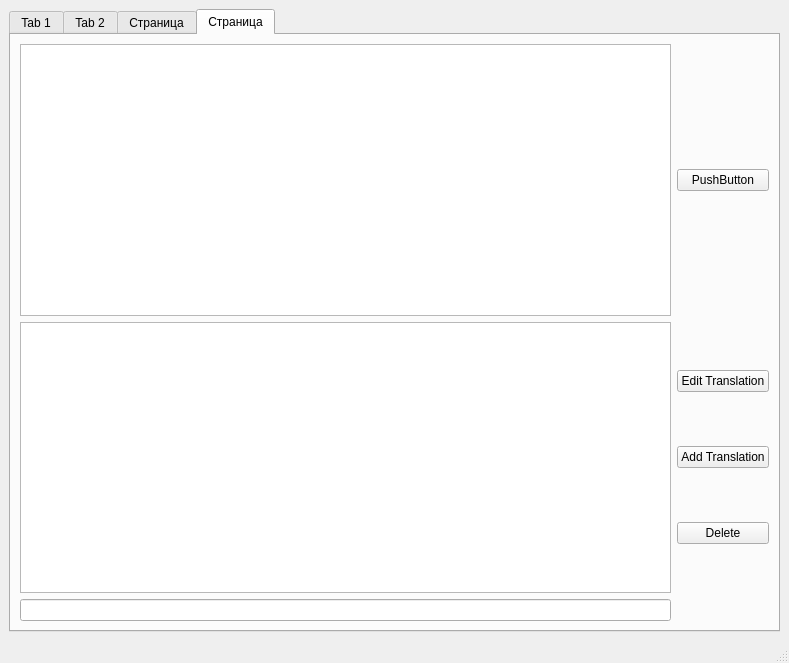
<?xml version="1.0" encoding="UTF-8"?>
<ui version="4.0">
 <class>MainWindow</class>
 <widget class="QMainWindow" name="MainWindow">
  <property name="geometry">
   <rect>
    <x>0</x>
    <y>0</y>
    <width>789</width>
    <height>663</height>
   </rect>
  </property>
  <property name="windowTitle">
   <string>MainWindow</string>
  </property>
  <widget class="QWidget" name="centralwidget">
   <layout class="QHBoxLayout" name="horizontalLayout_3">
    <item>
     <widget class="QTabWidget" name="tabWidget">
      <property name="minimumSize">
       <size>
        <width>100</width>
        <height>100</height>
       </size>
      </property>
      <property name="maximumSize">
       <size>
        <width>16777215</width>
        <height>16777211</height>
       </size>
      </property>
      <property name="cursor">
       <cursorShape>PointingHandCursor</cursorShape>
      </property>
      <property name="currentIndex">
       <number>3</number>
      </property>
      <property name="documentMode">
       <bool>false</bool>
      </property>
      <property name="tabsClosable">
       <bool>false</bool>
      </property>
      <property name="tabBarAutoHide">
       <bool>true</bool>
      </property>
      <widget class="QWidget" name="Translator">
       <property name="enabled">
        <bool>true</bool>
       </property>
       <property name="sizePolicy">
        <sizepolicy hsizetype="Expanding" vsizetype="Expanding">
         <horstretch>10</horstretch>
         <verstretch>10</verstretch>
        </sizepolicy>
       </property>
       <attribute name="title">
        <string>Tab 1</string>
       </attribute>
       <layout class="QVBoxLayout" name="verticalLayout_2">
        <item>
         <widget class="QListWidget" name="TRANSLATED_listWidget"/>
        </item>
        <item>
         <widget class="QLineEdit" name="lineEdit"/>
        </item>
       </layout>
      </widget>
      <widget class="QWidget" name="tab_2">
       <attribute name="title">
        <string>Tab 2</string>
       </attribute>
       <layout class="QVBoxLayout" name="verticalLayout">
        <item>
         <layout class="QHBoxLayout" name="horizontalLayout_2">
          <item>
           <widget class="QLineEdit" name="word_find">
            <property name="text">
             <string/>
            </property>
           </widget>
          </item>
          <item>
           <widget class="QToolButton" name="upButton">
            <property name="text">
             <string>↑</string>
            </property>
           </widget>
          </item>
          <item>
           <widget class="QToolButton" name="downButon">
            <property name="text">
             <string>↓</string>
            </property>
           </widget>
          </item>
          <item>
           <spacer name="horizontalSpacer_4">
            <property name="orientation">
             <enum>Qt::Orientation::Horizontal</enum>
            </property>
            <property name="sizeType">
             <enum>QSizePolicy::Policy::Fixed</enum>
            </property>
            <property name="sizeHint" stdset="0">
             <size>
              <width>100</width>
              <height>20</height>
             </size>
            </property>
           </spacer>
          </item>
          <item>
           <widget class="QPushButton" name="pushButton_3">
            <property name="text">
             <string>Details</string>
            </property>
           </widget>
          </item>
          <item>
           <spacer name="horizontalSpacer_3">
            <property name="orientation">
             <enum>Qt::Orientation::Horizontal</enum>
            </property>
            <property name="sizeHint" stdset="0">
             <size>
              <width>40</width>
              <height>20</height>
             </size>
            </property>
           </spacer>
          </item>
          <item>
           <widget class="QPushButton" name="pushButton_2">
            <property name="text">
             <string>Delete</string>
            </property>
           </widget>
          </item>
         </layout>
        </item>
        <item>
         <widget class="QListWidget" name="ALL_WORDS_listWidget"/>
        </item>
       </layout>
      </widget>
      <widget class="QWidget" name="tab_3">
       <attribute name="title">
        <string>Страница</string>
       </attribute>
       <layout class="QVBoxLayout" name="verticalLayout_4">
        <item>
         <layout class="QHBoxLayout" name="horizontalLayout">
          <item>
           <widget class="QSpinBox" name="spinBox">
            <property name="maximumSize">
             <size>
              <width>100</width>
              <height>16777215</height>
             </size>
            </property>
           </widget>
          </item>
          <item>
           <spacer name="horizontalSpacer">
            <property name="orientation">
             <enum>Qt::Orientation::Horizontal</enum>
            </property>
            <property name="sizeType">
             <enum>QSizePolicy::Policy::Fixed</enum>
            </property>
            <property name="sizeHint" stdset="0">
             <size>
              <width>40</width>
              <height>20</height>
             </size>
            </property>
           </spacer>
          </item>
          <item>
           <widget class="QCheckBox" name="checkBox_2">
            <property name="maximumSize">
             <size>
              <width>100</width>
              <height>16777215</height>
             </size>
            </property>
            <property name="text">
             <string>English</string>
            </property>
           </widget>
          </item>
          <item>
           <spacer name="horizontalSpacer_2">
            <property name="orientation">
             <enum>Qt::Orientation::Horizontal</enum>
            </property>
            <property name="sizeType">
             <enum>QSizePolicy::Policy::Fixed</enum>
            </property>
            <property name="sizeHint" stdset="0">
             <size>
              <width>40</width>
              <height>20</height>
             </size>
            </property>
           </spacer>
          </item>
          <item>
           <widget class="QCheckBox" name="checkBox">
            <property name="text">
             <string>Ukraine</string>
            </property>
           </widget>
          </item>
          <item>
           <widget class="QPushButton" name="pushButton">
            <property name="text">
             <string>Check Answers</string>
            </property>
           </widget>
          </item>
         </layout>
        </item>
        <item>
         <widget class="QTableWidget" name="tableWidget">
          <property name="minimumSize">
           <size>
            <width>500</width>
            <height>0</height>
           </size>
          </property>
         </widget>
        </item>
       </layout>
      </widget>
      <widget class="QWidget" name="Word">
       <attribute name="title">
        <string>Страница</string>
       </attribute>
       <layout class="QVBoxLayout" name="verticalLayout_6">
        <item>
         <layout class="QGridLayout" name="gridLayout_2">
          <item row="0" column="1">
           <widget class="QPushButton" name="wordEditButton">
            <property name="text">
             <string>PushButton</string>
            </property>
           </widget>
          </item>
          <item row="2" column="0">
           <widget class="QLineEdit" name="lineEdit_2"/>
          </item>
          <item row="0" column="0">
           <widget class="QTextEdit" name="wordTextEdit"/>
          </item>
          <item row="1" column="0">
           <widget class="QListWidget" name="transListWidget"/>
          </item>
          <item row="1" column="1">
           <layout class="QVBoxLayout" name="verticalLayout_5">
            <item>
             <widget class="QPushButton" name="editTransButon">
              <property name="text">
               <string>Edit Translation</string>
              </property>
             </widget>
            </item>
            <item>
             <widget class="QPushButton" name="addTransButton">
              <property name="text">
               <string>Add Translation</string>
              </property>
             </widget>
            </item>
            <item>
             <widget class="QPushButton" name="delTransButon">
              <property name="text">
               <string>Delete</string>
              </property>
             </widget>
            </item>
           </layout>
          </item>
         </layout>
        </item>
       </layout>
      </widget>
     </widget>
    </item>
   </layout>
  </widget>
  <widget class="QMenuBar" name="menubar">
   <property name="geometry">
    <rect>
     <x>0</x>
     <y>0</y>
     <width>789</width>
     <height>21</height>
    </rect>
   </property>
  </widget>
  <widget class="QStatusBar" name="statusbar"/>
 </widget>
 <resources/>
 <connections/>
</ui>
